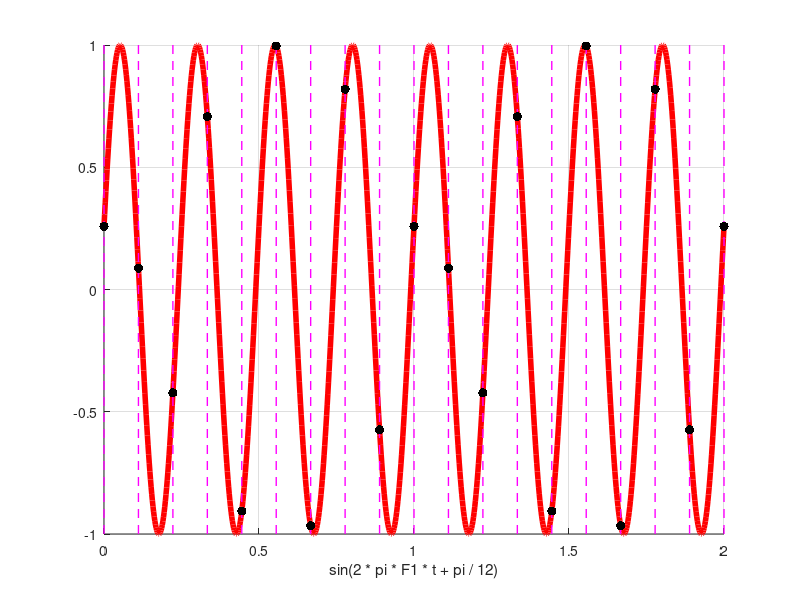
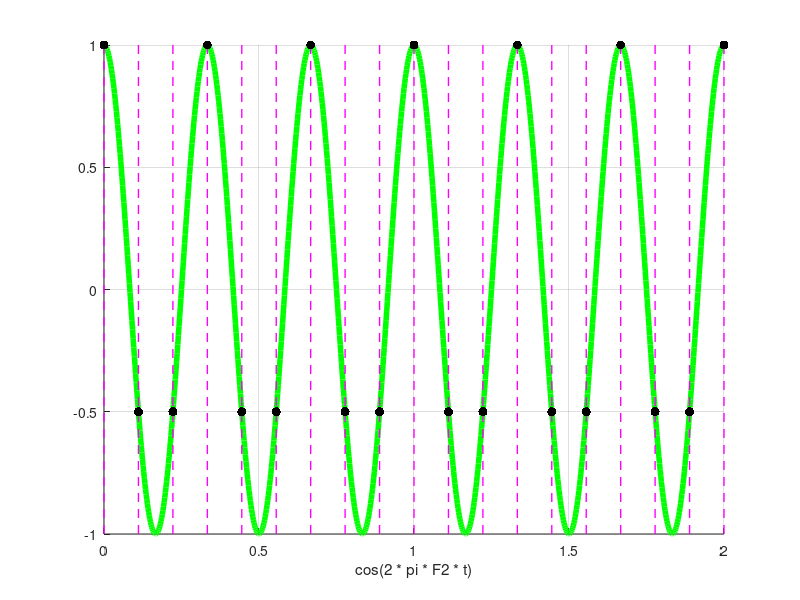
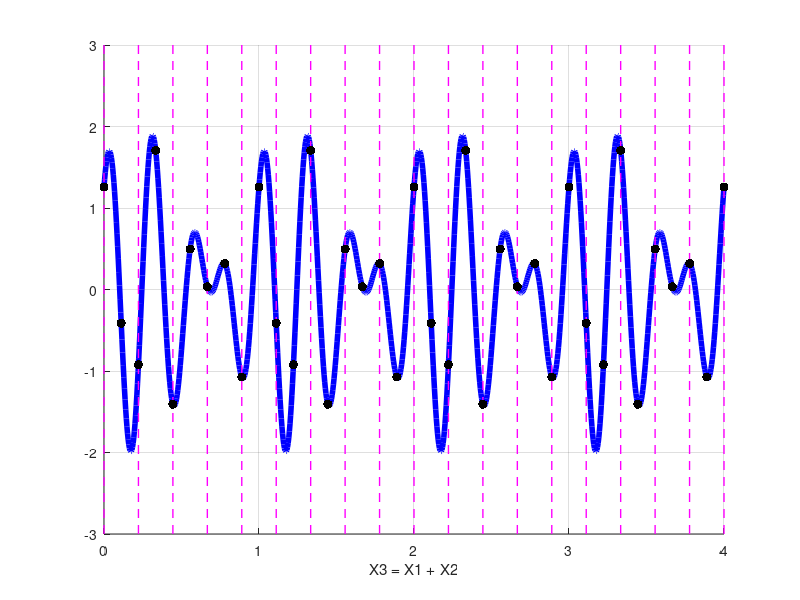
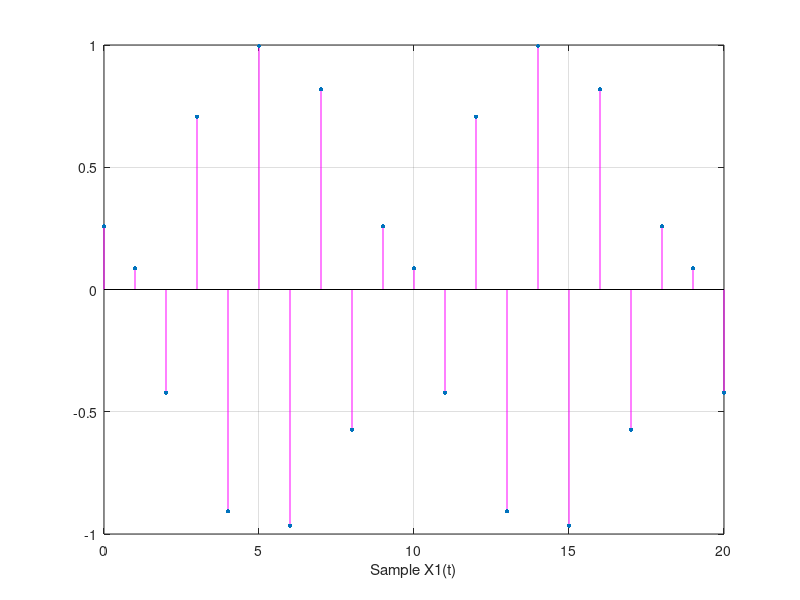

MATLAB code for these plots, in order:
figure(1);
t = linspace(0, 2, 1001);
F1 = 4;
X1 = sin(2 * pi * F1 * t + pi / 12);
line(t, X1, 'LineWidth', 4, 'Color', 'r');
xlim([0 2]);
ylim([-1 1]);
xlabel("sin(2 * pi * F1 * t + pi / 12)");
FS = 9;
TS = 1/FS;
n=0:20;
t=n*TS;
Xn = sin(2 * pi * F1 * t + pi / 12);
for n=0:20
    line(n*TS*[1 1],[-1 1],'Color','m','LineWidth',1,'LineStyle','--');
    line(n*TS,Xn(n+1),'Color','k','Marker','.','Markersize',20);
end
grid on
%------------------------------------------
figure(2);
t = linspace(0, 2, 1001);
F2 = 3;
X2 = cos(2 * pi * F2 * t);
line(t, X2, 'LineWidth', 4, 'Color', 'g');
xlim([0 2]);
ylim([-1 1]);
xlabel("cos(2 * pi * F2 * t)");
FS = 9;
TS = 1/FS;
n=0:20;
t=n*TS;
Xn = cos(2 * pi * F2 * t);
for n=0:20
    line(n*TS*[1 1],[-1 1],'Color','m','LineWidth',1,'LineStyle','--');
    line(n*TS,Xn(n+1),'Color','k','Marker','.','Markersize',20);
end
grid on
%------------------------------------------
figure(3);
t = linspace(0, 4, 1001);
X1 = sin(2 * pi * F1 * t + pi / 12);
X2 = cos(2 * pi * F2 * t);
X3 = X1 + X2;
line(t, X3, 'LineWidth', 4, 'Color', 'b');
xlim([0 4]);
ylim([-3 3]);
xlabel("X3 = X1 + X2");
FS = 9;
TS = 1/FS;
n=0:40;
t=n*TS;
X1 = sin(2 * pi * F1 * t + pi / 12);
X2 = cos(2 * pi * F2 * t);
Xn = X1+X2;
for n=0:40
    line(n*TS*[2 2],[-3 3],'Color','m','LineWidth',1,'LineStyle','--');
    line(n*TS,Xn(n+1),'Color','k','Marker','.','Markersize',20);
end
grid on
%------------------------------------------
figure(4);
FS = 9;
TS = 1/FS;
n = 0:20;
t =n*TS;
X1n = sin(2 * pi * F1 * t + pi / 12);
stem(n, X1n,'Color','m','Marker','.','MarkerSize',10);
xlim([0 20]);
xlabel("Sample X1(t)");
grid on
figure(5);
X2n = cos(2 * pi * F2 * t);
stem(n, X2n,'Color','m','Marker','.','MarkerSize',10);
xlim([0 20]);
xlabel("Sample X2(t)");
grid on
figure(6);
X3n = X1n + X2n;
stem(n, X3n,'Color','m','Marker','.','MarkerSize',10);
xlim([0 20]);
xlabel("Sample X3(t)");
grid on
